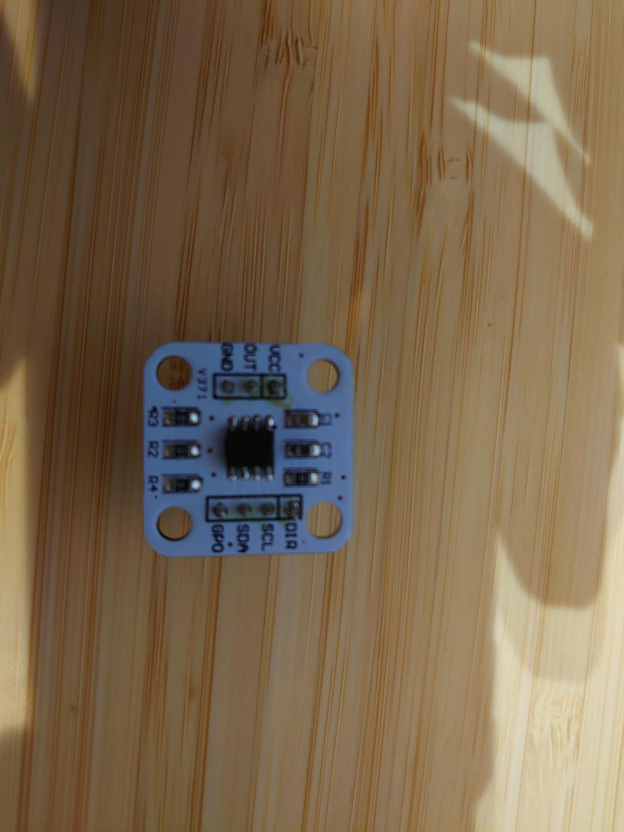
#> input picture hardware/ref/as5600_top.jpg, 1247 x 1663 px (shown at 1/2 size)
$ python _as5600_rect.py
#> lines starting #> are read from the running program, lines starting #| are printed output that depends on the picture; after the words box and inside, x2 and y2 are one past the last pixel; in counts of white or black regions, pixels touching at a corner belong together
# -*- coding: utf-8 -*-
"""AS5600 の写真を、基板の座標（mm）へ起こす。基準は 4 つの取り付け穴（中心間 17.0mm）。
   出力: ref/as5600_rect.png（1mm = RES 画素・原点は基板の中心・mm の目盛り付き）
   使い方: python hardware/_as5600_rect.py
"""
import os
import numpy as np
from PIL import Image, ImageDraw
from scipy import ndimage as ndi
HERE = os.path.dirname(os.path.abspath(__file__))
RES = 24.0        # 1mm = 24 画素
HALF = 14.0       # 中心から ±14mm を出す
im = Image.open(os.path.join(HERE, 'ref', 'as5600_top.jpg')).convert('RGB')
#> im is the input picture: PIL image 1247x1663 RGB; mean R, G, B 123.4, 103.1, 77.1
a = np.asarray(im).astype(float)

# --- 穴を見つける（基板の白い領域の中の穴）---
board = (a[:, :, 2] / np.maximum(a[:, :, 0], 1) > 0.80) & (a.mean(2) > 90)
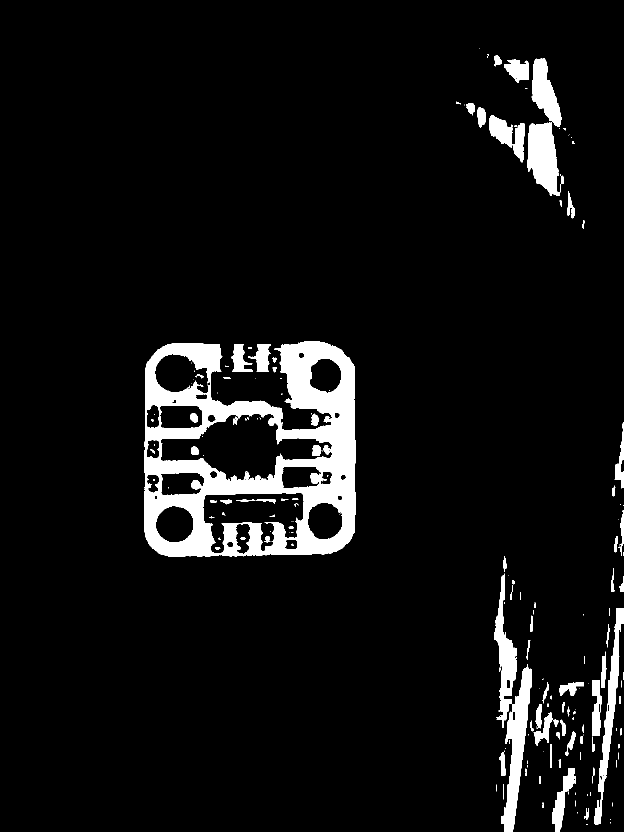
#> board: shape (1663, 1247) bool (shown at 1/2 size); 6.6% white; 194 white regions (103 under 20 px), largest, box (x1, y1, x2, y2) and area: (288, 683, 712, 1114) 83796, (1054, 117, 1128, 392) 11253, (1002, 1328, 1064, 1663) 8250
board = ndi.binary_closing(board, np.ones((9, 9)))
#> board: shape (1663, 1247) bool; 7.2% white; 80 white regions (29 under 20 px), largest, box (x1, y1, x2, y2) and area: (288, 683, 712, 1114) 94583, (913, 117, 1132, 392) 18276, (988, 1112, 1131, 1659) 17641
lab, n = ndi.label(board); board = lab == int(np.argmax(ndi.sum(board, lab, range(1, n + 1)))) + 1
#> after `lab, n = ndi.label(board)`:
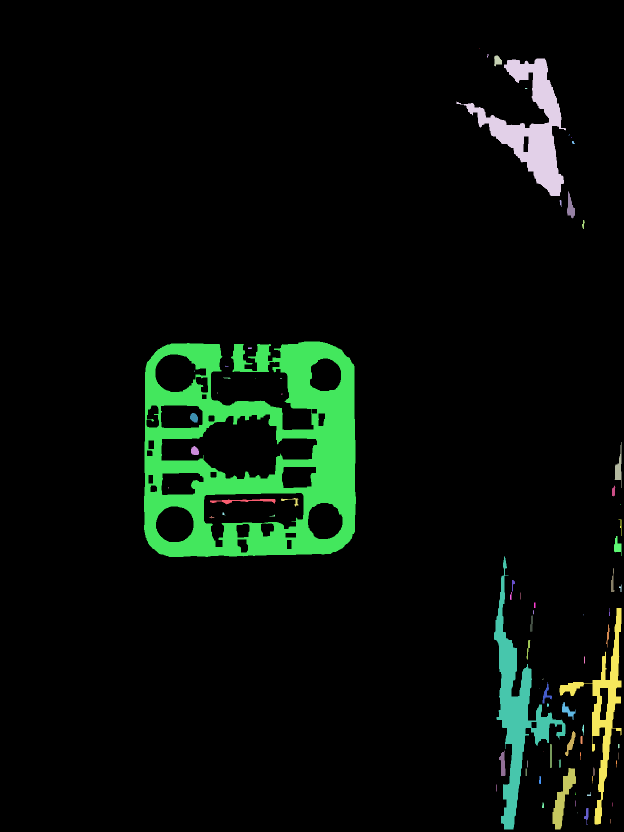
#> lab: shape (1663, 1247) int32 (shown at 1/2 size); 81 distinct labels, from 0 to 80; one colour per label, 0 black
#> after `lab, n = ndi.label(board)`: n = 80
#> after `board = lab == int(np.argmax(ndi.sum(board, lab, range(1, n + 1)))) + `: board: shape (1663, 1247) bool; 4.6% white; 1 white region, box (x1, y1, x2, y2) and area: (288, 683, 712, 1114) 94583
holes = ndi.binary_fill_holes(board) & ~board
#> holes: shape (1663, 1247) bool; 3.1% white; 25 white regions, largest, box (x1, y1, x2, y2) and area: (323, 829, 634, 958) 22086, (408, 986, 607, 1094) 12490, (311, 709, 412, 784) 5080
lab2, n2 = ndi.label(holes)
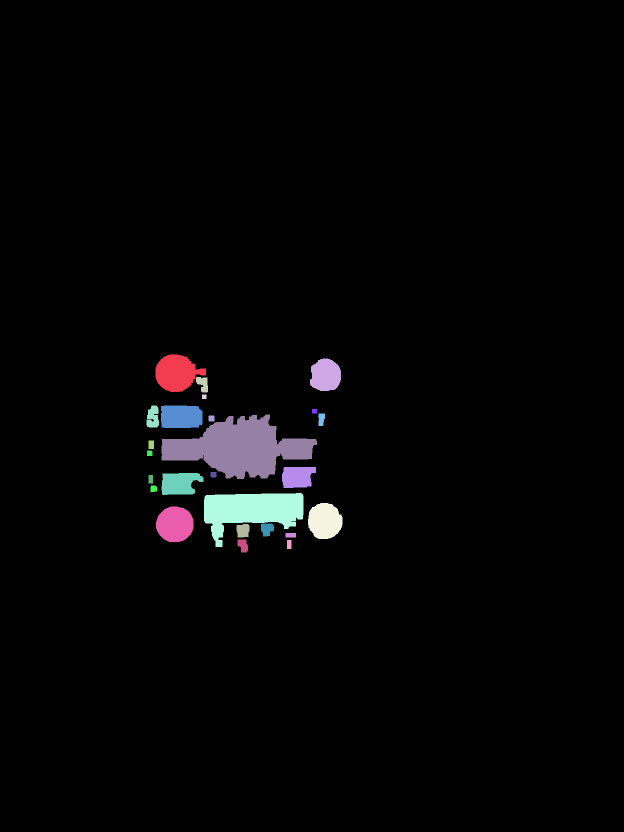
#> lab2: shape (1663, 1247) int32 (shown at 1/2 size); 26 distinct labels, from 0 to 25; one colour per label, 0 black
#> n2 = 25
cand = []
for i in range(1, n2 + 1):
    m = lab2 == i
    if m.sum() < 1500: continue
    d = ndi.distance_transform_edt(m); r = d.max()
    if not (25 <= r <= 45): continue
    yy, xx = np.nonzero(d >= r - 0.5)
    cand.append((r, xx.mean(), yy.mean()))
#> this loop made 25 passes
#> (r, yy, xx) on passes 1, 2, 18, 19, 20: (37.48, [746, 746, 746, 746], [348, 349, 350, 351]), (29, [747, 748, 748, 749, 749, 750, 750, 751, 751, 752, 752], [652, 652, 653, 652, 653, 652, 653, 652, 653, 652, 653]), (30, [1016, 1016, 1016, 1016, 1016, 1016, 1017, 1017], [564, 565, 566, 567, 568, 569, 567, 568]), (32.65, [1041, 1042, 1042, 1043, 1044, 1044, 1045], [648, 648, 649, 649, 649, 650, 650]), (35.44, [1048, 1048, 1048, 1049, 1049, 1049], [348, 349, 350, 348, 349, 350])
#> r on passes 6, 9, 13, 15: 23, 51.62, 21, 21.21
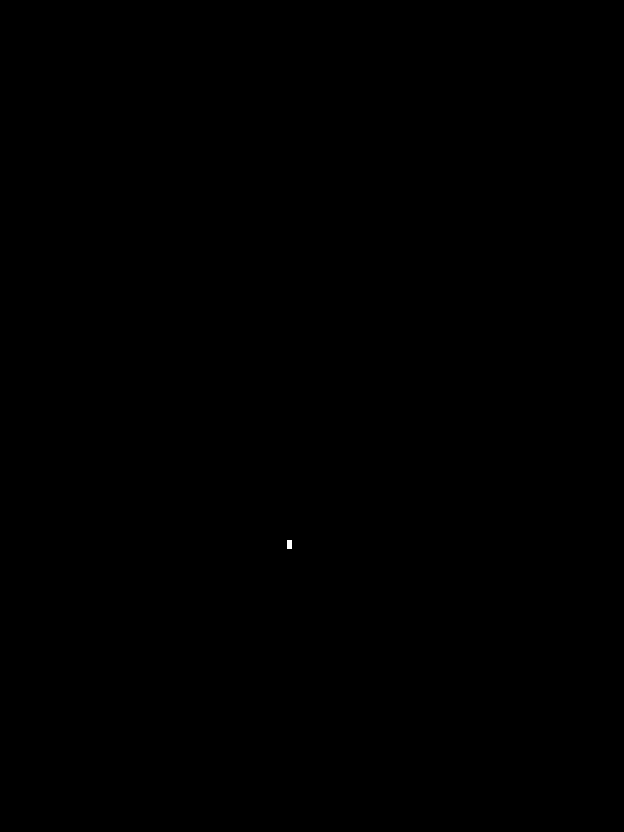
#> m: shape (1663, 1247) bool (shown at 1/2 size); 0.01% white; 1 white region, box (x1, y1, x2, y2) and area: (574, 1080, 583, 1098) 162
#> after the loop, cand = [(37.48, 349.5, 746), (29, 652.5, 749.7), (30, 566.8, 1016.2), (32.65, 649, 1043), (35.44, 349, 1048.5)]
ys, xs = np.nonzero(board); cx, cy = xs.mean(), ys.mean()
#> after `cx, cy = (xs.mean(), ys.mean())`: cx = 513.1; cy = 903.2
# 穴は基板の中心から 12.02mm（=sqrt(8.5^2+8.5^2)）に居る。中心に近い候補（チップや列）は捨てる
cand.sort(key=lambda c: -np.hypot(c[1] - cx, c[2] - cy))
cand = cand[:4]
#> cand = [(37.48, 349.5, 746), (35.44, 349, 1048.5), (29, 652.5, 749.7), (32.65, 649, 1043)]
assert len(cand) == 4, '穴が 4 つ見つからない: %d' % len(cand)
top = sorted([c for c in cand if c[2] < cy], key=lambda c: c[1])
#> top = [(37.48, 349.5, 746), (29, 652.5, 749.7)]
bot = sorted([c for c in cand if c[2] > cy], key=lambda c: c[1])
#> bot = [(35.44, 349, 1048.5), (32.65, 649, 1043)]
order = [top[0], top[1], bot[1], bot[0]]                            # 左上・右上・右下・左下
#> order = [(37.48, 349.5, 746), (29, 652.5, 749.7), (32.65, 649, 1043), (35.44, 349, 1048.5)]
px = np.array([[c[1], c[2]] for c in order])
#> px = [[349.5, 746], [652.5, 749.7], [649, 1043], [349, 1048.5]]
mm = np.array([[-8.5, -8.5], [8.5, -8.5], [8.5, 8.5], [-8.5, 8.5]])  # 画面の y は下向き
print('穴の径（内接円）: ' + ' / '.join('φ%.2f' % (2 * c[0] / (np.hypot(*(px[1] - px[0])) / 17.0)) for c in order))
#| 穴の径（内接円）: φ4.21 / φ3.25 / φ3.66 / φ3.98

A = np.hstack([mm, np.ones((4, 1))])
M, *_ = np.linalg.lstsq(A, px, rcond=None)
#> M = [[17.73, -0.0521], [-0.116, 17.52], [500, 896.8]]
res = np.hypot(*((np.hstack([mm, np.ones((4, 1))]) @ M) - px).T)
#> res = [2.42, 2.42, 2.42, 2.42]
print('当てはめの残差 %.2f 画素 = %.3f mm' % (res.max(), res.max() / (np.hypot(*(px[1] - px[0])) / 17.0)))
#| 当てはめの残差 2.42 画素 = 0.136 mm

W = int(2 * HALF * RES)
out = Image.new('RGB', (W, W), (255, 255, 255))
#> out: PIL image 672x672 RGB; every value is 255
# 逆写像でサンプリング
gx, gy = np.meshgrid(np.arange(W), np.arange(W))
mmx = gx / RES - HALF; mmy = gy / RES - HALF
src = np.stack([mmx, mmy, np.ones_like(mmx)], -1) @ M
sx = np.clip(src[..., 0].round().astype(int), 0, a.shape[1] - 1)
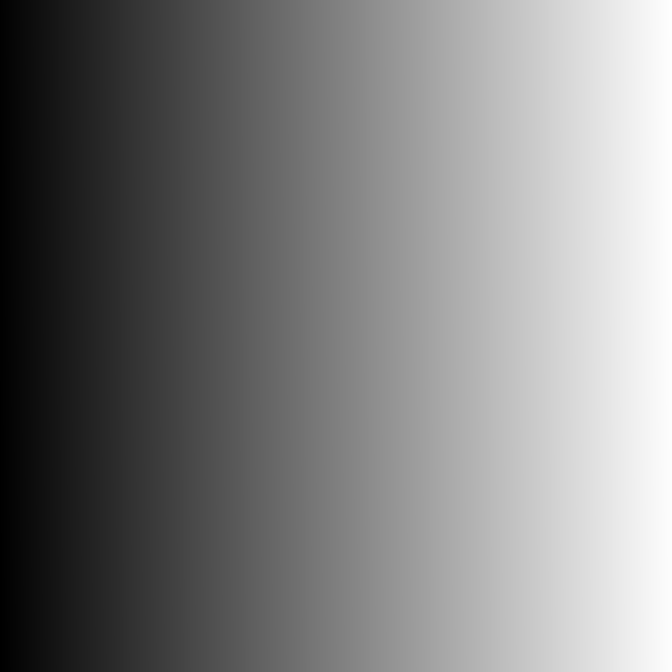
#> sx: shape (672, 672) int64; min 250, max 749, mean 499.6; drawn with min black and max white
sy = np.clip(src[..., 1].round().astype(int), 0, a.shape[0] - 1)
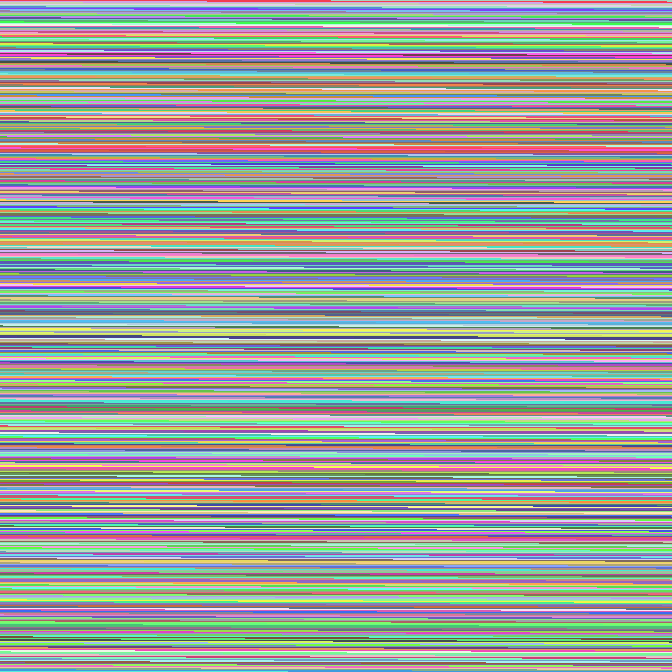
#> sy: shape (672, 672) int64; 492 distinct labels, from 651 to 1142; one colour per label, 0 black
out = Image.fromarray(a[sy, sx].astype(np.uint8))
d = ImageDraw.Draw(out)
def P(x, y): return (int((x + HALF) * RES), int((y + HALF) * RES))
for v in range(-14, 15):                                   # 1mm ごとの目盛り
    c = (255, 0, 0) if v % 5 == 0 else (255, 160, 160)
    d.line([P(v, -HALF), P(v, HALF)], fill=c, width=1)
    d.line([P(-HALF, v), P(HALF, v)], fill=c, width=1)
d.rectangle([P(-11.5, -11.5), P(11.5, 11.5)], outline=(0, 200, 90), width=2)
for sx_ in (-1, 1):
    for sy_ in (-1, 1):
        d.ellipse([P(sx_ * 8.5 - 1.9, sy_ * 8.5 - 1.9), P(sx_ * 8.5 + 1.9, sy_ * 8.5 + 1.9)], outline=(0, 120, 255), width=2)
out.save(os.path.join(HERE, 'ref', 'as5600_rect.png'))
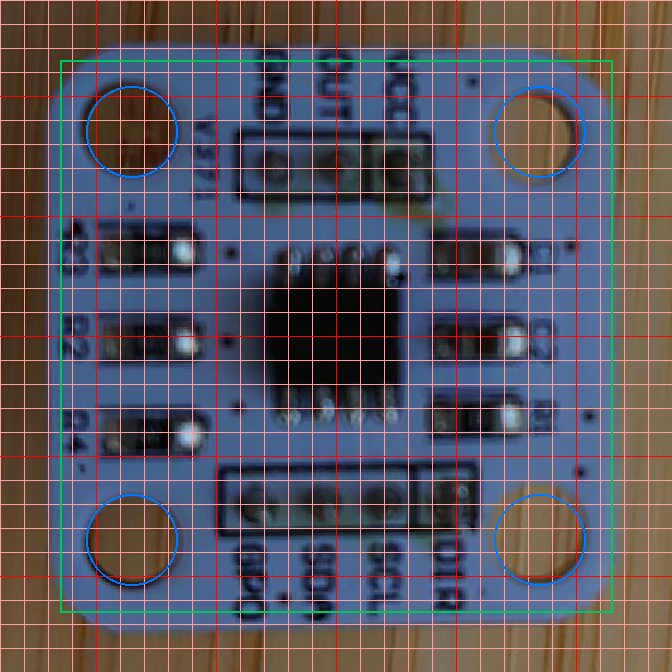
#> saved as as5600_rect.png: PIL image 672x672 RGB; mean R, G, B 87.1, 84.4, 94.4
print('書いた: ref/as5600_rect.png（1mm =', RES, '画素・赤の細線 1mm・太線 5mm・緑 = 基板 23 角・青 = 穴 φ3.8）')
